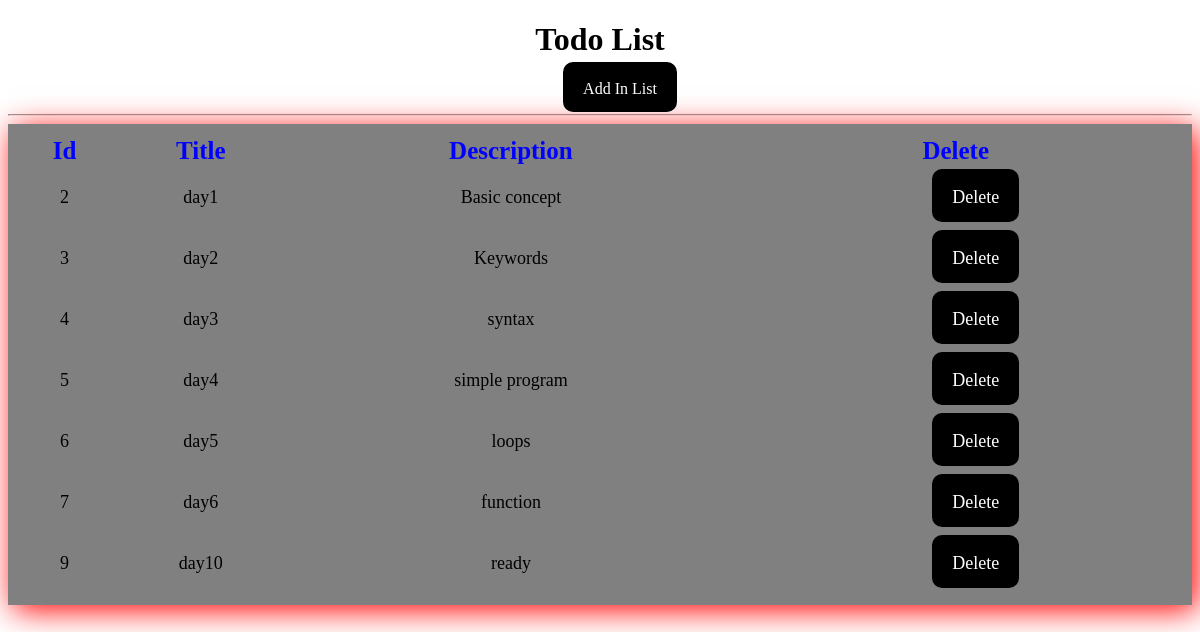
The page / on the database its author committed.
### myapp/models.py (models this page shows)
class Todo(models.Model):
    title=models.CharField(max_length=50)
    description=models.CharField(max_length=100)

### myapp/views.py (the view)
# urls.py: path('',views.index,name='index'),
def index(request):
    item=Todo.objects.all()
    con = {'item':item}
    return render(request,'index.html',con)

### myapp/templates/index.html (shortened to what this page needs)
<!DOCTYPE html>
<html lang="en">
<head>
</head>
<body>
<center>
<h1>Todo List</h1>
    <ul>
        <li>
            <a href="{% url 'form' %}"> Add In List </a>
        </li>
    </ul>
<hr/>
<table style="background-color:gray;border:none;padding:10px;" width="100%">
    <tr style="color: blue; font-size:25px;font-family:consolas;" >
        <th>Id</th>
        <th> Title </th>
        <th> Description </th>
        <th>Delete</th>
    </tr>
    {% for i in item %}
    <tr>
        <td>{{i.id}}</td>
        <td>{{i.title}}</td>
        <td>{{i.description}}</td>
        <td>
            <center>
            <ul>
            <li>
               <a href="{% url 'delete' id=i.id %}">Delete</a>
            </li>
            </ul>
                </center>
            </td>
    </tr>
    {% endfor %}
</table>
</center>
</body>
</html>

### myapp/templates/index.html (style rules this page uses)
table { box-shadow:5px 5px 30px red; }
tr td { background-color:velvet; }
ul { list-style-type:none; }
ul li { display:inline; padding-top:18px; padding-left:20px; padding-bottom:15px; padding-right:20px; background-color:black; border-radius:10px 10px; }
ul li a { color:white; text-decoration:none; }
td { font-size:18px; text-align:center; font-family:consolas; }
h1 { font-family:algerian; }

### rows shown on the page
Todo: id "2", title "day1", description "Basic concept"
Todo: id "3", title "day2", description "Keywords"
Todo: id "4", title "day3", description "syntax"
Todo: id "5", title "day4", description "simple program"
Todo: id "6", title "day5", description "loops"
Todo: id "7", title "day6", description "function"
Todo: id "9", title "day10", description "ready"
